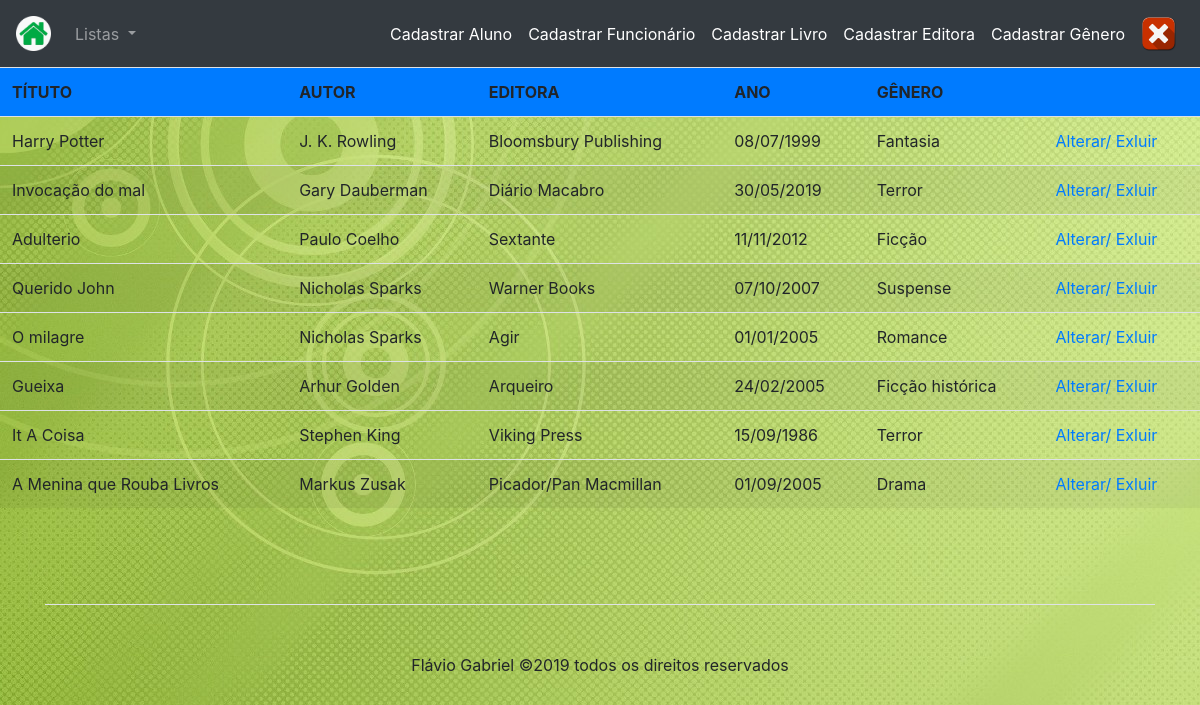
Screenshot of /listar_livro.php (signed in) with the database file from the repository.
### tables this page shows
CREATE TABLE `cadastro_livro` (
  `id_titulo` int(11) NOT NULL AUTO_INCREMENT,
  `titulo` varchar(100) DEFAULT NULL,
  `autor` varchar(50) DEFAULT NULL,
  `editora` varchar(100) DEFAULT NULL,
  `ano` varchar(20) DEFAULT NULL,
  `genero` varchar(50) DEFAULT NULL,
  PRIMARY KEY (`id_titulo`)
);

### listar_livro.php (the view, shortened to what this page needs)
<!doctype html>
<html>
<head>
</head>
<body>
	<?php
		include("menu7.php");
		include("db.php");
	?>
	<?php $consulta = mysqli_query($conexao, "select * from cadastro_livro");?>
	<table class= "table table-striped">
	<tr class="bg-primary">
		<th>TÍTUTO</th>
		<th>AUTOR</th>
		<th>EDITORA</th>
		<th>ANO</th>
		<th>GÊNERO</th>
		<th></th>
	</tr>
	<?php
		while ($exibe = mysqli_fetch_assoc($consulta)) {
			$id =	$exibe ["id_titulo"];
			$titulo = $exibe ["titulo"];
			$autor = $exibe ["autor"];
			$editora = $exibe ["editora"];
			$ano = $exibe ["ano"];
			$genero = $exibe ["genero"];
	?>
	<tr>
		<td><?php echo $titulo; ?></td>
		<td><?php echo $autor; ?></td>
		<td><?php echo $editora; ?></td>
		<td><?php echo date('d/m/Y', strtotime($ano)); ?></td>
		<td><?php echo $genero; ?></td>
		<td><a href="alt_livros.php?id=<?php echo $id;?>"> Alterar/</a>
         	<a href="excluir_livro.php?id=<?php echo $id;?>"> Exluir</a>
   		</td>
	</tr>
	<?php
		}
	?>
	</table>
	<footer class="footer-section">
     	<div class="container">
        	<div class="row pt-5 mt-5 text-center" id="foter">
        		<div class="col-md-12">
            		<div class="border-top pt-5">
            			<p id="final">
        					Flávio Gabriel &copy;<script>document.write(new Date().getFullYear());</script> todos os direitos reservados <i class="icon-heart" aria-hidden="true"></i><a href="https://colorlib.com" target="_blank" ></a>
      					</p>
            		</div>
         	 	</div>
       		</div>
      	</div>
    </footer>
</body>
</html>

### menu7.php (shortened to what this page needs)
<link href="css/bootstrap.min.css" rel="stylesheet" type="text/css"/>
<nav class="navbar navbar-expand-lg navbar-dark bg-dark navbar-hidden-lg">
      <a class="navbar-brand" href="sistema.php"><img width="35" height="35" src="imagens-fundo/home-2741413_960_720.png"></a>
      <div class="collapse navbar-collapse" id="conteudoNavbarSuportado">
          <ul class="navbar-nav mr-auto">
             <li class="nav-item dropdown">
      				<a class="nav-link dropdown-toggle" href="#" id="navbarDropdown" role="button" data-toggle="dropdown" aria-haspopup="true" aria-expanded="false">
        				Listas
      				</a>
    			   </li>
		    </ul>
		  <ul class="navbar-nav">
	  		<li class="nav-item active">
        			 <a class="nav-link" href="inc_aluno.php">Cadastrar Aluno</a>
	  		</li>
	  		<li class="nav-item active">
        			 <a class="nav-link" href="incluir_funcionario.php">Cadastrar Funcionário</a>
	  		</li>
	  		<li class="nav-item active">
        			 <a class="nav-link" href="inc_livros.php">Cadastrar Livro</a>
	  		</li>
	  		<li class="nav-item active">
        			 <a class="nav-link" href="inc_editora.php">Cadastrar Editora</a>
	  		</li>
	  		<li class="nav-item active">
        			 <a class="nav-link" href="inc_genero.php">Cadastrar Gênero</a>
	  		</li>
	 	  </ul>
	 	  <ul class="navbar-nav">
	 	  	<li class="nav-item active">
	  			<a class="nav-link" href="matar_sessao.php"><img width="35" height="35" src="imagens-fundo/botao-sair (1).png"></a>
	  		</li>
	 	  </ul>
</nav>

### listar_livro.php (style rules this page uses)
body { background-image: url("imagens-fundo/FUNDO-DE-SITE.jpg"); }

### rows the page displays
cadastro_livro: titulo "Harry Potter", autor "J. K. Rowling", editora "Bloomsbury Publishing", ano "08/07/1999", genero "Fantasia"
cadastro_livro: titulo "Invocação do mal", autor "Gary Dauberman", editora "Diário Macabro", ano "30/05/2019", genero "Terror"
cadastro_livro: titulo "Adulterio", autor "Paulo Coelho", editora "Sextante", ano "11/11/2012", genero "Ficção"
cadastro_livro: titulo "Querido John", autor "Nicholas Sparks", editora "Warner Books", ano "07/10/2007", genero "Suspense"
cadastro_livro: titulo "O milagre", autor "Nicholas Sparks", editora "Agir", ano "01/01/2005", genero "Romance"
cadastro_livro: titulo "Gueixa", autor "Arhur Golden", editora "Arqueiro", ano "24/02/2005", genero "Ficção histórica"
cadastro_livro: titulo "It A Coisa", autor "Stephen King", editora "Viking Press", ano "15/09/1986", genero "Terror"
cadastro_livro: titulo "A Menina que Rouba Livros", autor "Markus Zusak", editora "Picador/Pan Macmillan", ano "01/09/2005", genero "Drama"
